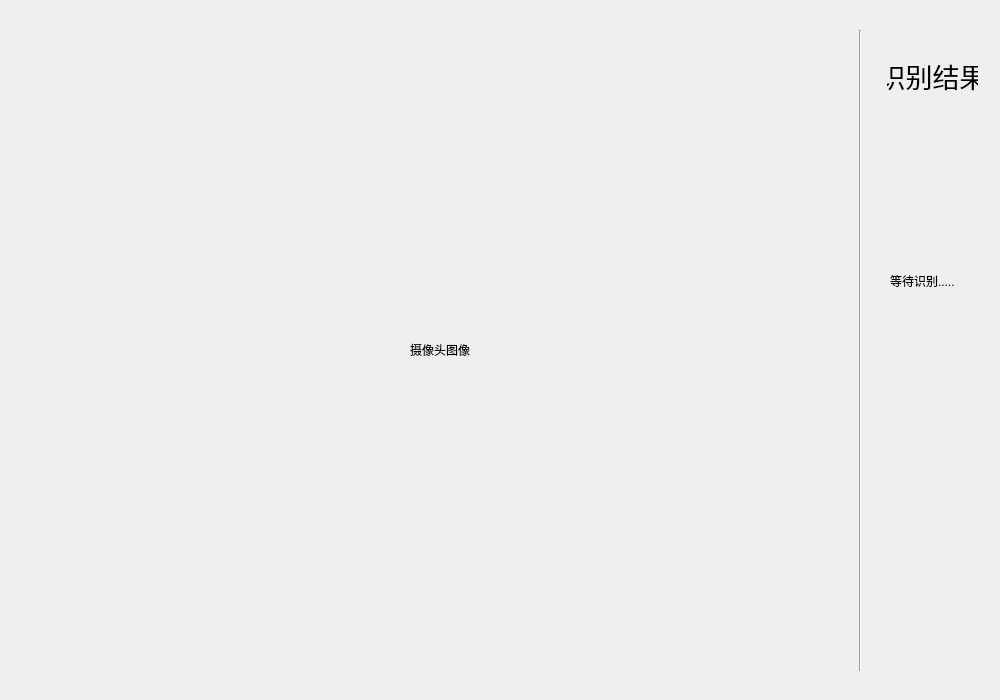
<?xml version="1.0" encoding="UTF-8"?>
<ui version="4.0">
 <class>MainWindow</class>
 <widget class="QMainWindow" name="MainWindow">
  <property name="geometry">
   <rect>
    <x>0</x>
    <y>0</y>
    <width>1000</width>
    <height>700</height>
   </rect>
  </property>
  <property name="windowTitle">
   <string>MainWindow</string>
  </property>
  <widget class="QWidget" name="centralwidget">
   <widget class="QLabel" name="labelCamera">
    <property name="geometry">
     <rect>
      <x>40</x>
      <y>50</y>
      <width>800</width>
      <height>600</height>
     </rect>
    </property>
    <property name="text">
     <string>摄像头图像</string>
    </property>
    <property name="alignment">
     <set>Qt::AlignCenter</set>
    </property>
   </widget>
   <widget class="Line" name="line">
    <property name="geometry">
     <rect>
      <x>850</x>
      <y>30</y>
      <width>20</width>
      <height>641</height>
     </rect>
    </property>
    <property name="orientation">
     <enum>Qt::Vertical</enum>
    </property>
   </widget>
   <widget class="QLabel" name="label">
    <property name="geometry">
     <rect>
      <x>887</x>
      <y>55</y>
      <width>91</width>
      <height>41</height>
     </rect>
    </property>
    <property name="font">
     <font>
      <pointsize>20</pointsize>
     </font>
    </property>
    <property name="text">
     <string>识别结果</string>
    </property>
    <property name="alignment">
     <set>Qt::AlignCenter</set>
    </property>
   </widget>
   <widget class="QLabel" name="labeldata">
    <property name="geometry">
     <rect>
      <x>890</x>
      <y>120</y>
      <width>71</width>
      <height>321</height>
     </rect>
    </property>
    <property name="text">
     <string>等待识别.....</string>
    </property>
   </widget>
  </widget>
 </widget>
 <resources/>
 <connections/>
 <slots>
  <slot>btnProcess_clicked()</slot>
  <slot>btnRecognize_clicked()</slot>
 </slots>
</ui>
